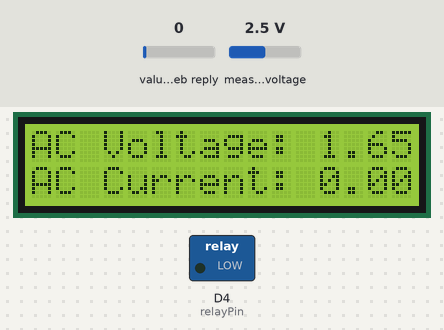
This sketch was run on a simulated ESP8266 (NodeMCU). Parts: 16×2 character LCD, switched loads named in the sketch (green lamp = pin HIGH). The test bench sets the inputs (shaded band); at power-on: value in the web reply 0, measured voltage 2.5 V. WiFi joins after 1.5 s; servers stay silent unless stated; web services answer with replies made up by the test bench; what the sketch prints to the serial monitor is not drawn.

Above: at 2.2 s.
Timing chart, 0 to 3.7 s (numbered marks = the images above):
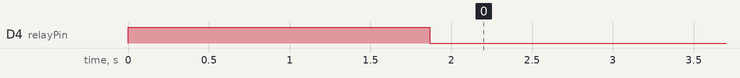

Measured:
- by itself, D4 (relayPin): HIGH → LOW at 1.9 s

The sketch:

eb_meter.ino
```cpp
#include <Wire.h>
#include <Adafruit_MCP3008.h>
#include <ESP8266WiFi.h>
#include "ThingSpeak.h"
#include <LCD_I2C.h>

// WiFi credentials
const char* ssid = "Project";
const char* password = "12345678";

WiFiClient client;
Adafruit_MCP3008 adc;

LCD_I2C lcd(0x27);

const int relayPin = D4;

const int VOLTAGE_SENSOR_CHANNEL = 0;
const int CURRENT_SENSOR_CHANNEL = 1;
const int SAMPLES = 1000;

// Calibration constants
const float AC_VOLTAGE_CALIB_INTERCEPT = -0.04;
const float AC_VOLTAGE_CALIB_SLOPE = 0.0405;

void setup() {
  Serial.begin(9600);
  adc.begin();

  pinMode(relayPin, OUTPUT);
  digitalWrite(relayPin, HIGH); // Initially off

  lcd.begin(16, 2);
  lcd.backlight();

  // Connect to WiFi
  WiFi.begin(ssid, password);
  Serial.print("Connecting to WiFi");
  while (WiFi.status() != WL_CONNECTED) {
    delay(500);
    Serial.print(".");
  }
  Serial.println("Connected to WiFi");

  ThingSpeak.begin(client);
}

void loop() {
  // Read control value from ThingSpeak channel
  int controlValue = ThingSpeak.readIntField(596974, 1, "NRLP8LEVYXY21JMC");

  // Control relay based on the received value
  digitalWrite(relayPin, (controlValue == 1) ? HIGH : LOW);

  // Read AC voltage and current
  float acVoltageRMS = calculateACVoltageRMS(VOLTAGE_SENSOR_CHANNEL);
  float acCurrentRMS = calculateACCurrentRMS(CURRENT_SENSOR_CHANNEL);

  // Print readings to serial monitor
  Serial.print("AC Voltage RMS: ");
  Serial.println(acVoltageRMS);
  Serial.print("AC Current RMS: ");
  Serial.println(acCurrentRMS);

  // Display readings on LCD
  lcd.clear();
  lcd.setCursor(0, 0);
  lcd.print("AC Voltage: ");
  lcd.print(acVoltageRMS);
  lcd.print("V");
  lcd.setCursor(0, 1);
  lcd.print("AC Current: ");
  lcd.print(acCurrentRMS);
  lcd.print("mA");

  // Send data to ThingSpeak
  ThingSpeak.setField(1, acVoltageRMS);
  ThingSpeak.setField(2, acCurrentRMS);

  int xuk = ThingSpeak.writeFields(1013258, "QNRWO798ZZV2OEIL");

  delay(15000); // 15 seconds delay between updates
}

float calculateACVoltageRMS(int channel) {
  float sumSquared = 0;
  for (int i = 0; i < SAMPLES; i++) {
    int adcValue = adc.readADC(channel);
    float voltage = (adcValue * 3.3) / 1024.0; // Convert ADC value to voltage
    sumSquared += voltage * voltage;
    delayMicroseconds(100); // Sampling frequency
  }
  float rms = sqrt(sumSquared / SAMPLES);
  return rms;
}

float calculateACCurrentRMS(int channel) {
  // Implement current RMS calculation
}
```
